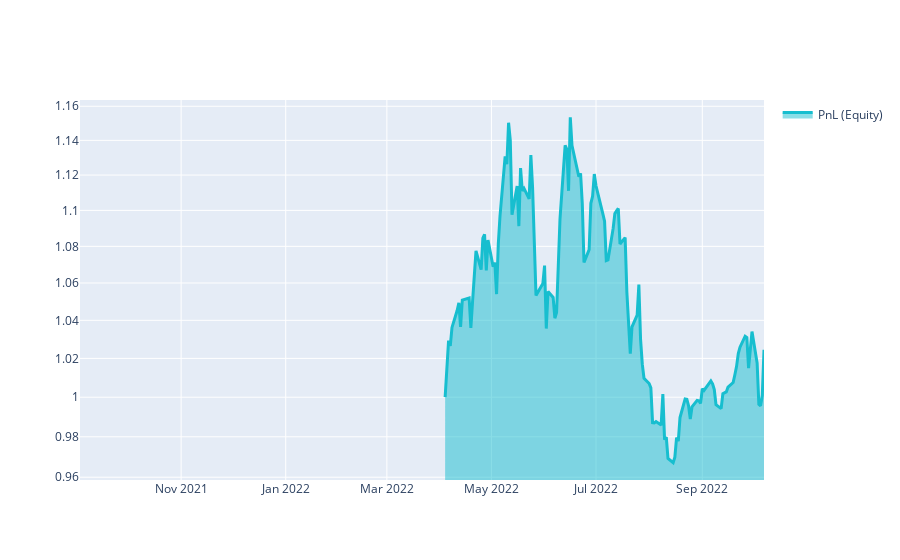

Notebook code for this chart:
### Markdown cell above
# Q18 Quick Start

This template shows you the basic steps for taking part to the **Q18 NASDAQ-100 Stock Long-Short contest**.

### Code cell
import xarray as xr

import qnt.ta as qnta
import qnt.data as qndata
import qnt.output as qnout
import qnt.stats as qns

data = qndata.stocks.load_ndx_data(min_date="2021-09-03")

close     = data.sel(field="close")
is_liquid = data.sel(field="is_liquid")
sma_slow  = qnta.sma(close, 150)
sma_fast  = qnta.sma(close, 25)
weights   = xr.where(sma_slow < sma_fast, 1, -1)
weights   = weights * is_liquid

weights = qnout.clean(weights, data, "stocks_nasdaq100")

# calc stats
stats = qns.calc_stat(data, weights.sel(time=slice("2022-04-03", None)))
display(stats.to_pandas().tail())

# graph
performance = stats.to_pandas()["equity"]
import qnt.graph as qngraph

qngraph.make_plot_filled(performance.index, performance, name="PnL (Equity)", type="log")

### Figure 1 — Plotly figure (JSON) as saved in the notebook; plotly's stock layout.template omitted (floating-point values rounded to 4 significant figures; data arrays with more than 128 entries replaced by an {"elided": "..."} marker saying what was removed)
{"data": [{"fill": "tonexty", "line": {"color": "#17BECF", "width": 3}, "name": "PnL (Equity)", "type": "scatter", "x": {"elided": "276 str values"}, "y": {"elided": "276 float values"}}], "layout": {"showlegend": true, "yaxis": {"range": [-0.01834, 0.06585], "type": "log"}}}
